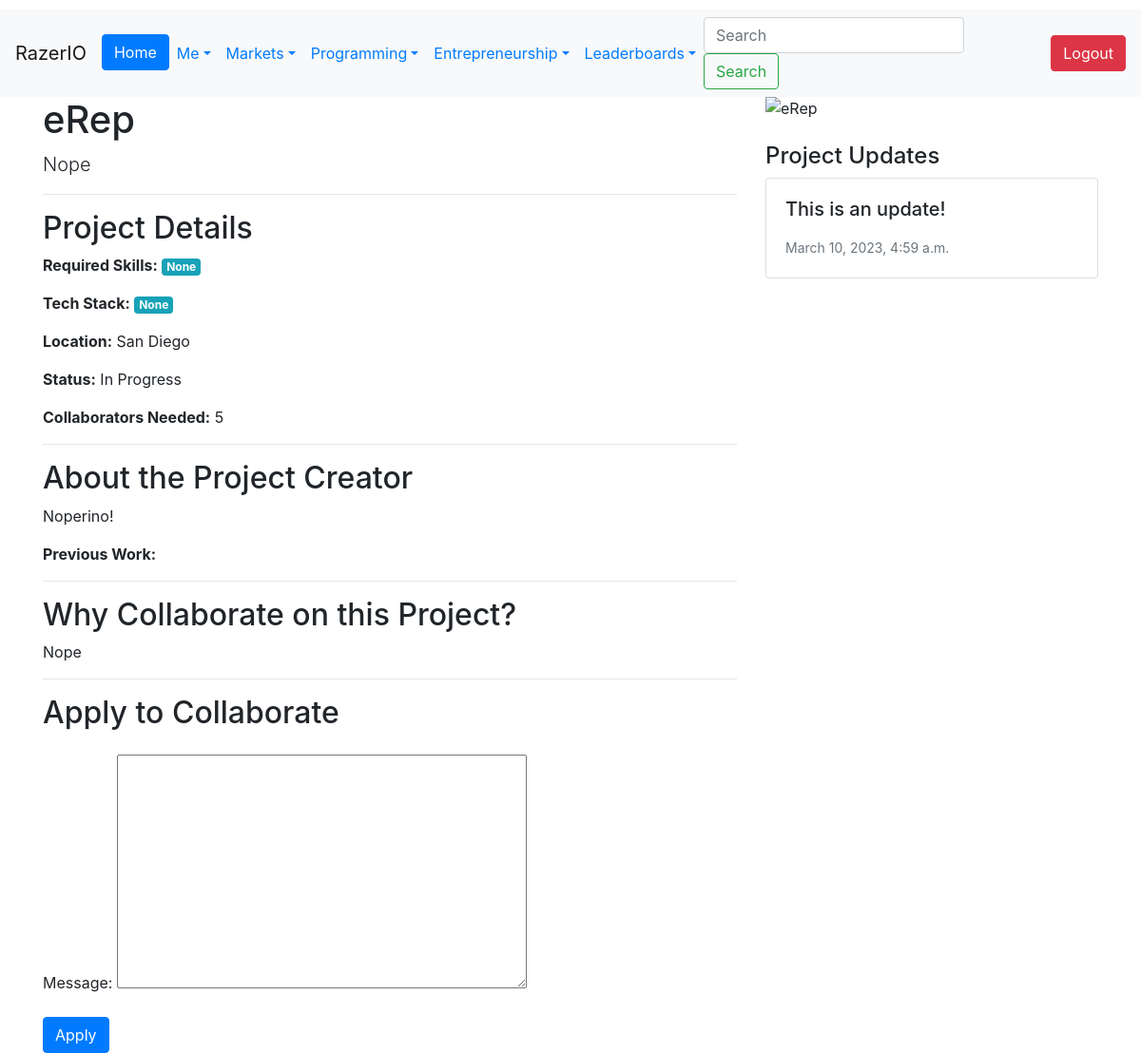
Screenshot of /projects/4/apply/ (signed in) with the database file from the repository.
### Projects/models.py (models this page shows, shortened)
class Experience(models.Model):
    ITEM_TYPES = (
        ('Project', 'Project'),
        ('Certification', 'Certification'),
        ('Publication', 'Publication'),
        ('Award', 'Award'),
        ('Volunteer Work', 'Volunteer Work'),
        ('Other', 'Other'),
    )
    title = models.CharField(max_length=100)
    item_type = models.CharField(choices=ITEM_TYPES, default='Project', max_length=15)
    description = models.TextField()
    owner = models.ForeignKey(User, on_delete=models.CASCADE, related_name='owned_portfolio_items')
    collaborators = models.ManyToManyField(User, related_name='collaborating_portfolio_items', blank=True)
    start_date = models.DateField(null=True, blank=True)
    end_date = models.DateField(null=True, blank=True)
    status = models.CharField(choices=STATUS_CHOICES, default='In Progress', max_length=12)
    looking_for_x_collaborators = models.IntegerField(default=1, blank=True, null=True)
    skills_used = models.ManyToManyField('Users.Skill', related_name='skills_used', blank=True)
    tools_used = models.ManyToManyField(Tool, related_name='tools_used', blank=True)
    location = models.CharField(choices=LOCATIONS, max_length=50, blank=True)
    url = models.URLField(blank=True, null=True)
    additional_info = models.TextField(blank=True)
    benefits = models.TextField(blank=True)

class ProjectUpdate(models.Model):
    project = models.ForeignKey(Experience, on_delete=models.CASCADE, related_name='updates')
    title = models.CharField(max_length=100)
    description = models.TextField()
    created_at = models.DateTimeField(auto_now_add=True)

### Users/models.py (models this page shows, shortened)
class CustomUser(AbstractUser):
    Bio = models.CharField(max_length=240, default='')
    Salary = models.IntegerField(default=0)
    Company = models.ForeignKey('Company.Company', on_delete=models.CASCADE,
                                   null=True, blank=True)
    Country = models.ForeignKey(Country, on_delete=models.CASCADE, null=True)
    Region = models.ForeignKey(Region, on_delete=models.CASCADE, null=True)
    ProfilePic = models.ImageField(upload_to=upload_to, null=True, blank=True)
    Skill = models.ManyToManyField(Skill, through="User_Skill")
    Company_Verified_Email = models.BooleanField(default=False)
    badges = models.JSONField(default=dict)

### Projects/views.py (the view)
# urls.py: path('<int:id>/apply/', apply_to_project, name='apply_to_project')
@login_required
def apply_to_project(request, id):
    project = get_object_or_404(Experience, id=id)
    if request.method == 'POST':
        form = ProjectApplicationForm(request.POST)
        if form.is_valid():
            application = form.save(commit=False)
            application.project = project
            application.user = request.user
            application.save()
            messages.success(request, 'Your application has been submitted.')
            return redirect('project', id=project.id)
    else:
        form = ProjectApplicationForm()
    return render(request, 'apply_to_project.html', {'project': project, 'form': form})

### Projects/forms.py
class ProjectApplicationForm(forms.ModelForm):
    class Meta:
        model = ProjectApplication
        fields = ['message']

### templates/apply_to_project.html (shortened to what this page needs)
{% extends 'base.html' %}
{% block content %}
<div class="container">
  <div class="row">
    <div class="col-md-8">
      <h1>{{ project.title }}</h1>
      <p class="lead">{{ project.description }}</p>
      <hr>
      <h2>Project Details</h2>
      <p><strong>Required Skills:</strong> {% for skill in project.required_skills.all %}
                <span class="badge badge-secondary bg-info">{{ skill.name }}</span>
              {% empty %}
                <span class="badge badge-secondary bg-info">None</span>
              {% endfor %}</p>
      <p><strong>Tech Stack:</strong> {% for skill in project.tech_stack.all %}
                <span class="badge badge-secondary bg-info">{{ skill.name }}</span>
              {% empty %}
                <span class="badge badge-secondary bg-info">None</span>
              {% endfor %}</p>
      <p><strong>Location:</strong> {{ project.location }}</p>
      <p><strong>Status:</strong> {{ project.status }}</p>
      <p><strong>Collaborators Needed:</strong> {{ project.looking_for_x_collaborators }}</p>
      <hr>
      <h2>About the Project Creator</h2>
      <p>{{ project.owner.Bio }}</p>
      <p><strong>Previous Work:</strong> {{ project.owner.previous_work }}</p>
      <hr>
      <h2>Why Collaborate on this Project?</h2>
      <p>{{ project.benefits }}</p>
      <hr>
      <h2>Apply to Collaborate</h2>
      <form method="POST" class="mt-4">
        {{ form.as_p }}
        <button type="submit" class="btn btn-primary">Apply</button>
      </form>
    </div>
    <div class="col-md-4">
      <img src="{{ project.image.url }}" alt="{{ project.title }}" class="img-fluid mb-4">
      <h4>Project Updates</h4>
      {% for update in project.updates.all %}
        <div class="card mb-2">
          <div class="card-body">
            <h5 class="card-title">{{ update.title }}</h5>
            <p class="card-text"><small class="text-muted">{{ update.created_at }}</small></p>
          </div>
        </div>
      {% endfor %}
    </div>
  </div>
</div>
{% endblock %}

### rows the page displays
Experience: title "eRep", description "Nope", location "San Diego", status "In Progress", looking_for_x_collaborators "5", owner.Bio "Noperino!", benefits "Nope"
ProjectUpdate: title "This is an update!", created_at "March 10, 2023, 4:59 a.m."
